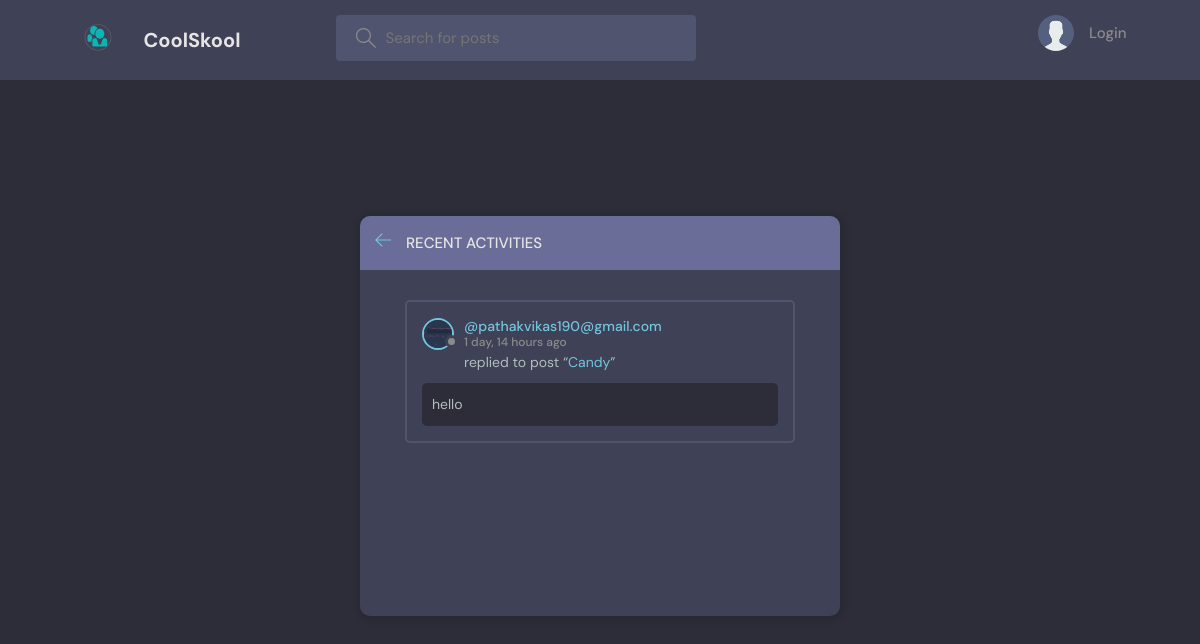
/activity/, run on an earlier commit of the app's database.
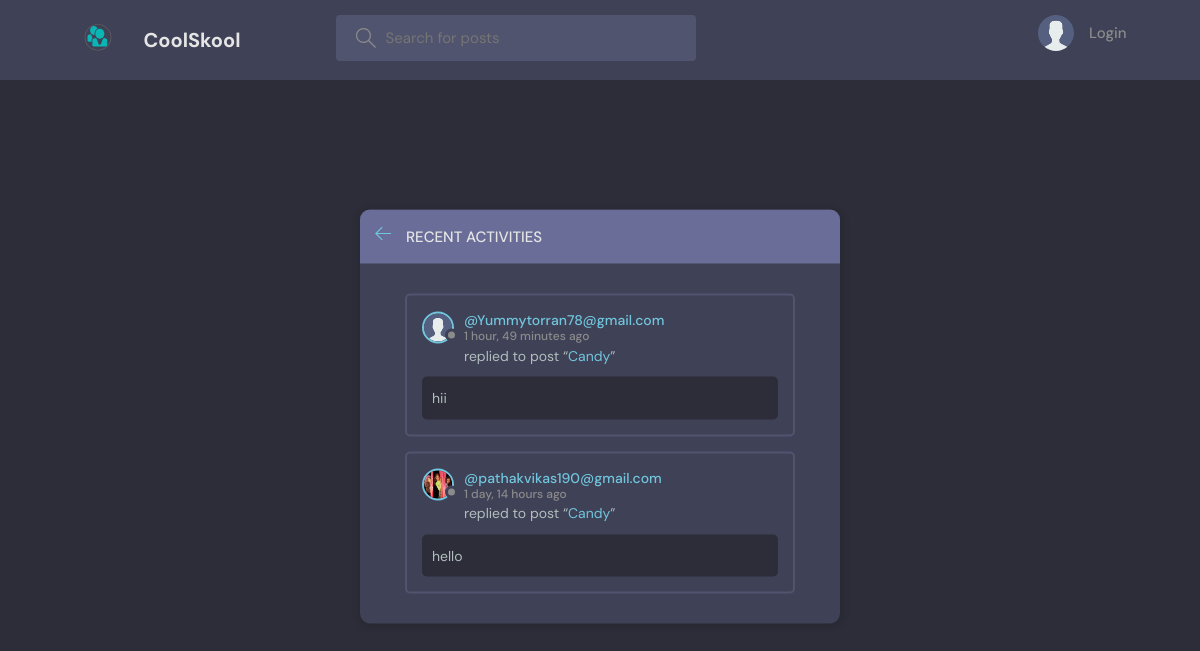
And on a later commit of the database.
### base/models.py (models this page shows, shortened)
class Message(models.Model):
    user = models.ForeignKey(User, on_delete=models.CASCADE)
    room = models.ForeignKey(Room, on_delete=models.CASCADE)
    body = models.TextField()
    updated = models.DateTimeField(auto_now=True)
    created = models.DateTimeField(auto_now_add=True)
    class Meta:
        ordering = ['-updated', '-created']

class User(AbstractUser):
    name = models.CharField(max_length=200, null=True)
    email = models.EmailField(unique=True, null=True)
    bio = models.TextField(null=True)
    avatar = models.ImageField(null=True, default="avatar.svg")
    USERNAME_FIELD = 'email'
    REQUIRED_FIELDS = []

class Room(models.Model):
    host = models.ForeignKey(User, on_delete=models.SET_NULL, null=True)
    topic = models.ForeignKey(Topic, on_delete=models.SET_NULL, null=True)
    name = models.CharField(max_length=200)
    description = models.TextField(null=True, blank=True)
    participants = models.ManyToManyField(
        User, related_name='participants', blank=True)
    updated = models.DateTimeField(auto_now=True)
    created = models.DateTimeField(auto_now_add=True)
    class Meta:
        ordering = ['-updated', '-created']
    def __str__(self):
        return self.name

### base/views.py (the view)
# urls.py: path('activity/', views.activityPage, name="activity"),
def activityPage(request):
    room_messages = Message.objects.all()
    return render(request, 'base/activity.html', {'room_messages': room_messages})

### base/templates/base/activity.html (shortened to what this page needs)
{% extends 'main.html' %}
{% load static %}
{% block content %}
<main class="layout">
  <div class="container">
    <div class="layout__box">
      <div class="layout__boxHeader">
        <div class="layout__boxTitle">
          <a href="{% url 'home' %}">
            <svg version="1.1" xmlns="http://www.w3.org/2000/svg" width="32" height="32" viewBox="0 0 32 32">
              <title>arrow-left</title>
              <path
                d="M13.723 2.286l-13.723 13.714 13.719 13.714 1.616-1.611-10.96-10.96h27.625v-2.286h-27.625l10.965-10.965-1.616-1.607z">
              </path>
            </svg>
          </a>
          <h3>Recent Activities</h3>
        </div>
      </div>
      <div class="activities-page layout__body">
        {% for message in room_messages %}
        <div class="activities__box">
          <div class="activities__boxHeader roomListRoom__header">
            <a href="{% url 'user-profile' message.user.id %}" class="roomListRoom__author">
              <div class="avatar avatar--small">
                {% if message.user.avatar.url == "/images/avatar.svg" %}
                    <img src="{% static 'images/avatar.svg' %}" />
                {% else %}
                    <img src="{{message.user.avatar.url}}" />
                {% endif %}
              </div>
              <p>
                @{{message.user}}
                <span>{{message.created|timesince}} ago</span>
              </p>
            </a>
          </div>
          <div class="activities__boxContent">
            <p>replied to post “<a href="{% url 'room' message.room.id %}">{{message.room}}</a>”</p>
            <div class="activities__boxRoomContent">
              {{message.body}}
            </div>
          </div>
        </div>
        {% endfor %}
      </div>
    </div>
  </div>
</main>
{% endblock content %}

What changed in the data, as far as the page shows it:
added Message: user "Yummytorran78@gmail.com", created "1 hour, 49 minutes", room "Candy", body "hii"
changed through a linked row, Message "hello": user.avatar: a different picture
